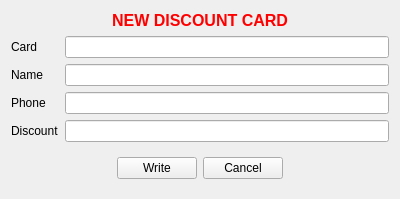
<?xml version="1.0" encoding="UTF-8"?>
<ui version="4.0">
 <class>DiscountCard</class>
 <widget class="QDialog" name="DiscountCard">
  <property name="geometry">
   <rect>
    <x>0</x>
    <y>0</y>
    <width>400</width>
    <height>188</height>
   </rect>
  </property>
  <property name="windowTitle">
   <string>Discount card</string>
  </property>
  <layout class="QGridLayout" name="gridLayout">
   <item row="5" column="0" colspan="2">
    <widget class="QWidget" name="widget" native="true">
     <layout class="QHBoxLayout" name="horizontalLayout">
      <item>
       <spacer name="horizontalSpacer">
        <property name="orientation">
         <enum>Qt::Horizontal</enum>
        </property>
        <property name="sizeHint" stdset="0">
         <size>
          <width>123</width>
          <height>20</height>
         </size>
        </property>
       </spacer>
      </item>
      <item>
       <widget class="QPushButton" name="btnWrite">
        <property name="focusPolicy">
         <enum>Qt::NoFocus</enum>
        </property>
        <property name="text">
         <string>Write</string>
        </property>
       </widget>
      </item>
      <item>
       <widget class="QPushButton" name="btnCancel">
        <property name="focusPolicy">
         <enum>Qt::NoFocus</enum>
        </property>
        <property name="text">
         <string>Cancel</string>
        </property>
       </widget>
      </item>
      <item>
       <spacer name="horizontalSpacer_2">
        <property name="orientation">
         <enum>Qt::Horizontal</enum>
        </property>
        <property name="sizeHint" stdset="0">
         <size>
          <width>123</width>
          <height>20</height>
         </size>
        </property>
       </spacer>
      </item>
     </layout>
    </widget>
   </item>
   <item row="2" column="1">
    <widget class="QLineEdit" name="leName"/>
   </item>
   <item row="3" column="1">
    <widget class="QLineEdit" name="lePhone"/>
   </item>
   <item row="1" column="0">
    <widget class="QLabel" name="label">
     <property name="text">
      <string>Card</string>
     </property>
    </widget>
   </item>
   <item row="2" column="0">
    <widget class="QLabel" name="label_2">
     <property name="text">
      <string>Name</string>
     </property>
    </widget>
   </item>
   <item row="4" column="1">
    <widget class="QLineEdit" name="leBonus">
     <property name="enabled">
      <bool>true</bool>
     </property>
    </widget>
   </item>
   <item row="0" column="0" colspan="2">
    <widget class="QLabel" name="lbCaption">
     <property name="font">
      <font>
       <pointsize>12</pointsize>
       <weight>75</weight>
       <bold>true</bold>
      </font>
     </property>
     <property name="styleSheet">
      <string notr="true">color:red;</string>
     </property>
     <property name="text">
      <string>NEW DISCOUNT CARD</string>
     </property>
     <property name="alignment">
      <set>Qt::AlignCenter</set>
     </property>
    </widget>
   </item>
   <item row="1" column="1">
    <widget class="QLineEdit" name="leCard"/>
   </item>
   <item row="4" column="0">
    <widget class="QLabel" name="label_4">
     <property name="text">
      <string>Discount</string>
     </property>
    </widget>
   </item>
   <item row="3" column="0">
    <widget class="QLabel" name="label_6">
     <property name="text">
      <string>Phone</string>
     </property>
    </widget>
   </item>
  </layout>
 </widget>
 <tabstops>
  <tabstop>leCard</tabstop>
  <tabstop>leName</tabstop>
  <tabstop>lePhone</tabstop>
  <tabstop>leBonus</tabstop>
 </tabstops>
 <resources/>
 <connections/>
</ui>
